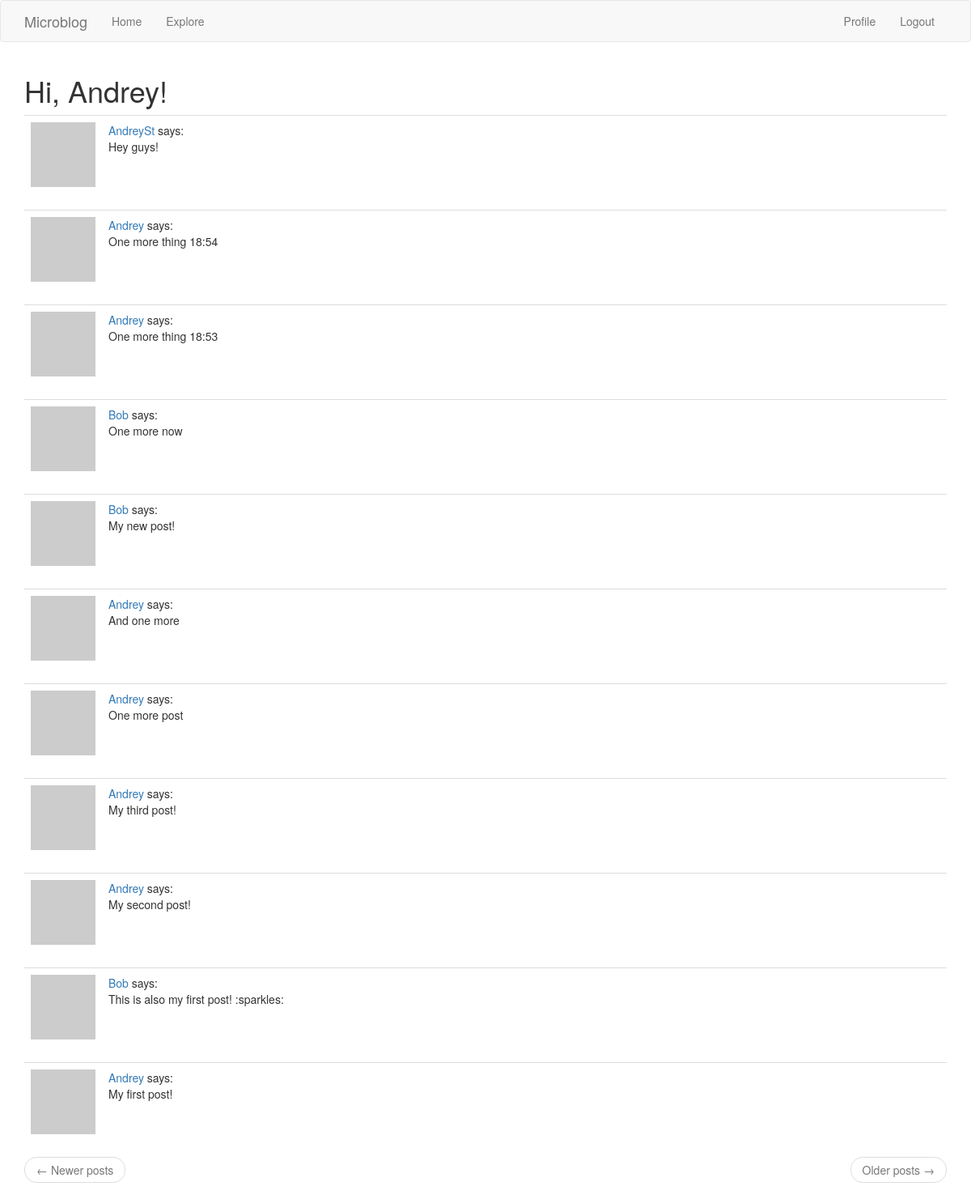
The page /explore (signed in) on the database its author committed.
### app/models.py (models this page shows, shortened)
class User(UserMixin, db.Model):
    id = db.Column(db.Integer, primary_key=True)
    username = db.Column(db.String(64), index=True, unique=True)
    email = db.Column(db.String(120), index=True, unique=True)
    password_hash = db.Column(db.String(128))
    posts = db.relationship('Post', backref='author', lazy='dynamic')
    about_me = db.Column(db.String(140))
    last_seen = db.Column(db.DateTime, default=datetime.utcnow)
    followed = db.relationship('User', secondary=followers,
                               primaryjoin=(followers.c.follower_id == id),
                               secondaryjoin=(followers.c.followed_id == id),
                               backref=db.backref('followers', lazy='dynamic'),
                               lazy='dynamic')
    def avatar(self, size):
        digest = md5(self.email.lower().encode('utf-8')).hexdigest()
        return f'https://www.gravatar.com/avatar/{digest}?d=identicon&s={size}'

class Post(db.Model):
    id = db.Column(db.Integer, primary_key=True)
    body = db.Column(db.String(140))
    timestamp = db.Column(db.DateTime, index=True, default=datetime.utcnow)
    user_id = db.Column(db.Integer, db.ForeignKey('user.id'))

### app/routes.py (the view)
@app.route('/explore')
@login_required
def explore():
    page = request.args.get('page', 1, type=int)
    posts = Post.query.order_by(Post.timestamp.desc()).paginate(
        page, app.config['POSTS_PER_PAGE'], False
    )
    next_url = url_for('index', page=posts.next_num) \
        if posts.has_next else None
    prev_url = url_for('index', page=posts.prev_num) \
        if posts.has_prev else None
    return render_template('index.html',
                           title='Explore',
                           posts=posts.items,
                           next_url=next_url,
                           prev_url=prev_url)

### app/models.py (called while the page is built)
@login.user_loader
def load_user(id):
    return User.query.get(int(id))

### app/routes.py (called while the page is built)
@app.before_request
def before_request():
    if current_user.is_authenticated:
        current_user.last_seen = datetime.utcnow()
        db.session.commit()

### app/templates/index.html (shortened to what this page needs)
{% extends "base.html" %}
{% block app_content %}
    <h1>Hi, {{ current_user.username }}!</h1>
    {% for post in posts %}
        {% include "_post.html" %}
    {% endfor %}
    <nav aria-label="...">
        <ul class="pager">
            <li class="previous{% if not prev_url %} disabled{% endif %}">
                <a href="{{ prev_url or '#' }}">
                    <span aria-hidden="true">&larr;</span> Newer posts
                </a>
            </li>
            <li class="next{% if not next_url %} disabled{% endif %}">
                <a href="{{ next_url or '#' }}">
                    Older posts <span aria-hidden="true">&rarr;</span>
                </a>
            </li>
        </ul>
    </nav>
{% endblock %}

### app/templates/_post.html
<table class="table table-hover">
    <tr>
        <td width="70px">
            <a href="{{ url_for('user', username=post.author.username) }}">
                <img src="{{ post.author.avatar(36) }}" />
            </a>
        </td>
        <td>
            <a href="{{ url_for('user', username=post.author.username) }}">
                {{ post.author.username }}
            </a>
            says:
            <br>
            {{ post.body }}
        </td>
    </tr>
</table>

### rows shown on the page
User: username "Andrey"
Post: author.username "AndreySt", body "Hey guys!"
Post: author.username "Andrey", body "One more thing 18:54"
Post: author.username "Andrey", body "One more thing 18:53"
Post: author.username "Bob", body "One more now"
Post: author.username "Bob", body "My new post!"
Post: author.username "Andrey", body "And one more"
Post: author.username "Andrey", body "One more post"
Post: author.username "Andrey", body "My third post!"
Post: author.username "Andrey", body "My second post!"
Post: author.username "Bob", body "This is also my first post! :sparkles:"
Post: author.username "Andrey", body "My first post!"

### other values the page prints
{{ ('Home') }} "Home"
{{ ('Explore') }} "Explore"
{{ ('Profile') }} "Profile"
{{ ('Logout') }} "Logout"
